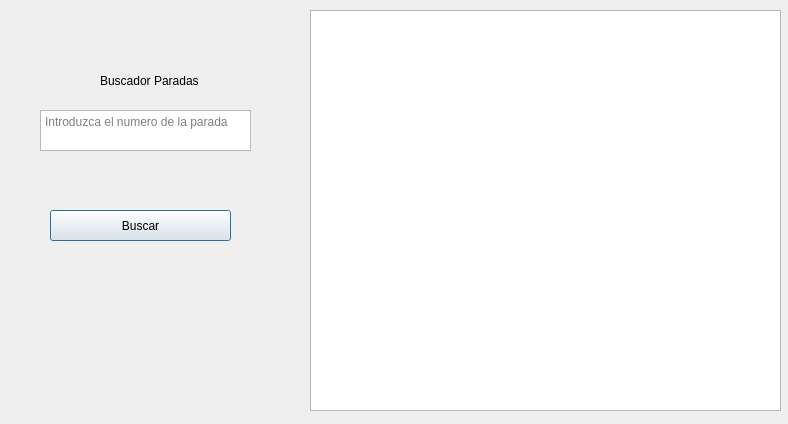
<?xml version="1.0" encoding="UTF-8"?>
<ui version="4.0">
 <class>Dialog</class>
 <widget class="QDialog" name="Dialog">
  <property name="geometry">
   <rect>
    <x>0</x>
    <y>0</y>
    <width>788</width>
    <height>424</height>
   </rect>
  </property>
  <property name="windowTitle">
   <string>Dialog</string>
  </property>
  <widget class="QFrame" name="frame">
   <property name="geometry">
    <rect>
     <x>-10</x>
     <y>-10</y>
     <width>801</width>
     <height>441</height>
    </rect>
   </property>
   <property name="frameShape">
    <enum>QFrame::Shape::StyledPanel</enum>
   </property>
   <property name="frameShadow">
    <enum>QFrame::Shadow::Raised</enum>
   </property>
   <widget class="QTextEdit" name="textEdit">
    <property name="geometry">
     <rect>
      <x>50</x>
      <y>120</y>
      <width>211</width>
      <height>41</height>
     </rect>
    </property>
    <property name="placeholderText">
     <string>Introduzca el numero de la parada</string>
    </property>
   </widget>
   <widget class="QPushButton" name="pushButton">
    <property name="geometry">
     <rect>
      <x>60</x>
      <y>220</y>
      <width>181</width>
      <height>31</height>
     </rect>
    </property>
    <property name="text">
     <string>Buscar</string>
    </property>
   </widget>
   <widget class="QPlainTextEdit" name="plainTextEdit">
    <property name="geometry">
     <rect>
      <x>320</x>
      <y>20</y>
      <width>471</width>
      <height>401</height>
     </rect>
    </property>
    <property name="readOnly">
     <bool>true</bool>
    </property>
   </widget>
   <widget class="QLabel" name="label">
    <property name="geometry">
     <rect>
      <x>110</x>
      <y>80</y>
      <width>101</width>
      <height>21</height>
     </rect>
    </property>
    <property name="text">
     <string>Buscador Paradas</string>
    </property>
   </widget>
  </widget>
 </widget>
 <resources/>
 <connections/>
</ui>
